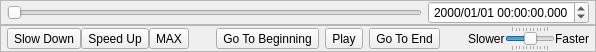
<?xml version="1.0" encoding="UTF-8"?>
<ui version="4.0">
 <class>PlaybackControls</class>
 <widget class="QWidget" name="PlaybackControls">
  <property name="geometry">
   <rect>
    <x>0</x>
    <y>0</y>
    <width>596</width>
    <height>52</height>
   </rect>
  </property>
  <property name="sizePolicy">
   <sizepolicy hsizetype="Preferred" vsizetype="Minimum">
    <horstretch>0</horstretch>
    <verstretch>0</verstretch>
   </sizepolicy>
  </property>
  <property name="windowTitle">
   <string>Form</string>
  </property>
  <layout class="QVBoxLayout" name="verticalLayout">
   <property name="spacing">
    <number>0</number>
   </property>
   <property name="leftMargin">
    <number>0</number>
   </property>
   <property name="topMargin">
    <number>0</number>
   </property>
   <property name="rightMargin">
    <number>0</number>
   </property>
   <property name="bottomMargin">
    <number>0</number>
   </property>
   <item>
    <widget class="QFrame" name="timeSliderFrame">
     <property name="sizePolicy">
      <sizepolicy hsizetype="Preferred" vsizetype="Minimum">
       <horstretch>0</horstretch>
       <verstretch>0</verstretch>
      </sizepolicy>
     </property>
     <property name="frameShape">
      <enum>QFrame::StyledPanel</enum>
     </property>
     <property name="frameShadow">
      <enum>QFrame::Raised</enum>
     </property>
     <layout class="QHBoxLayout" name="horizontalLayout">
      <property name="leftMargin">
       <number>6</number>
      </property>
      <property name="topMargin">
       <number>0</number>
      </property>
      <property name="rightMargin">
       <number>6</number>
      </property>
      <property name="bottomMargin">
       <number>0</number>
      </property>
      <item>
       <widget class="QSlider" name="timeSlider">
        <property name="sizePolicy">
         <sizepolicy hsizetype="Expanding" vsizetype="Expanding">
          <horstretch>0</horstretch>
          <verstretch>0</verstretch>
         </sizepolicy>
        </property>
        <property name="orientation">
         <enum>Qt::Horizontal</enum>
        </property>
       </widget>
      </item>
      <item>
       <widget class="QDateTimeEdit" name="dateTimeEdit">
        <property name="minimumSize">
         <size>
          <width>160</width>
          <height>0</height>
         </size>
        </property>
        <property name="toolTip">
         <string>Simulation Time</string>
        </property>
        <property name="alignment">
         <set>Qt::AlignCenter</set>
        </property>
        <property name="displayFormat">
         <string>yyyy/MM/dd HH:mm:ss.zzz</string>
        </property>
       </widget>
      </item>
     </layout>
    </widget>
   </item>
   <item>
    <widget class="QFrame" name="playFrame">
     <property name="sizePolicy">
      <sizepolicy hsizetype="Preferred" vsizetype="Minimum">
       <horstretch>0</horstretch>
       <verstretch>0</verstretch>
      </sizepolicy>
     </property>
     <property name="frameShape">
      <enum>QFrame::StyledPanel</enum>
     </property>
     <property name="frameShadow">
      <enum>QFrame::Raised</enum>
     </property>
     <layout class="QHBoxLayout" name="horizontalLayout_2">
      <property name="spacing">
       <number>6</number>
      </property>
      <property name="leftMargin">
       <number>6</number>
      </property>
      <property name="topMargin">
       <number>0</number>
      </property>
      <property name="rightMargin">
       <number>6</number>
      </property>
      <property name="bottomMargin">
       <number>0</number>
      </property>
      <item>
       <layout class="QHBoxLayout" name="playSpeedLayout">
        <property name="spacing">
         <number>0</number>
        </property>
        <property name="leftMargin">
         <number>0</number>
        </property>
        <property name="topMargin">
         <number>0</number>
        </property>
        <property name="rightMargin">
         <number>0</number>
        </property>
        <property name="bottomMargin">
         <number>0</number>
        </property>
        <item>
         <widget class="QToolButton" name="slowDownButton">
          <property name="text">
           <string>Slow Down</string>
          </property>
         </widget>
        </item>
        <item>
         <widget class="QToolButton" name="speedUpButton">
          <property name="text">
           <string>Speed Up</string>
          </property>
         </widget>
        </item>
        <item>
         <widget class="QToolButton" name="maxSpeedButton">
          <property name="text">
           <string>MAX</string>
          </property>
          <property name="checkable">
           <bool>true</bool>
          </property>
         </widget>
        </item>
       </layout>
      </item>
      <item>
       <spacer name="horizontalSpacer">
        <property name="orientation">
         <enum>Qt::Horizontal</enum>
        </property>
        <property name="sizeHint" stdset="0">
         <size>
          <width>40</width>
          <height>20</height>
         </size>
        </property>
       </spacer>
      </item>
      <item>
       <widget class="QToolButton" name="goToBeginningButton">
        <property name="toolTip">
         <string>Go To Beginning</string>
        </property>
        <property name="text">
         <string>Go To Beginning</string>
        </property>
       </widget>
      </item>
      <item>
       <widget class="QToolButton" name="playPauseButton">
        <property name="toolTip">
         <string>Play</string>
        </property>
        <property name="text">
         <string>Play</string>
        </property>
       </widget>
      </item>
      <item>
       <widget class="QToolButton" name="goToEndButton">
        <property name="toolTip">
         <string>Go To End</string>
        </property>
        <property name="text">
         <string>Go To End</string>
        </property>
       </widget>
      </item>
      <item>
       <spacer name="horizontalSpacer_2">
        <property name="orientation">
         <enum>Qt::Horizontal</enum>
        </property>
        <property name="sizeHint" stdset="0">
         <size>
          <width>40</width>
          <height>20</height>
         </size>
        </property>
       </spacer>
      </item>
      <item>
       <layout class="QHBoxLayout" name="speedSliderLayout">
        <property name="spacing">
         <number>0</number>
        </property>
        <property name="leftMargin">
         <number>0</number>
        </property>
        <property name="topMargin">
         <number>0</number>
        </property>
        <property name="rightMargin">
         <number>0</number>
        </property>
        <property name="bottomMargin">
         <number>0</number>
        </property>
        <item>
         <widget class="QLabel" name="slowerLabel">
          <property name="text">
           <string>Slower</string>
          </property>
         </widget>
        </item>
        <item>
         <widget class="QSlider" name="speedSlider">
          <property name="sizePolicy">
           <sizepolicy hsizetype="Fixed" vsizetype="Fixed">
            <horstretch>0</horstretch>
            <verstretch>0</verstretch>
           </sizepolicy>
          </property>
          <property name="minimumSize">
           <size>
            <width>0</width>
            <height>0</height>
           </size>
          </property>
          <property name="maximumSize">
           <size>
            <width>50</width>
            <height>16777215</height>
           </size>
          </property>
          <property name="toolTip">
           <string>Toggle Play Speed</string>
          </property>
          <property name="minimum">
           <number>-5</number>
          </property>
          <property name="maximum">
           <number>5</number>
          </property>
          <property name="orientation">
           <enum>Qt::Horizontal</enum>
          </property>
          <property name="tickPosition">
           <enum>QSlider::TicksBothSides</enum>
          </property>
          <property name="tickInterval">
           <number>1</number>
          </property>
         </widget>
        </item>
        <item>
         <widget class="QLabel" name="fasterLabel">
          <property name="text">
           <string>Faster</string>
          </property>
         </widget>
        </item>
       </layout>
      </item>
     </layout>
    </widget>
   </item>
  </layout>
  <action name="actionGoToBeginning">
   <property name="text">
    <string>Go To Beginning</string>
   </property>
   <property name="toolTip">
    <string>Go To Beginning</string>
   </property>
  </action>
  <action name="actionPlayPause">
   <property name="text">
    <string>PlayPause</string>
   </property>
   <property name="toolTip">
    <string>Play</string>
   </property>
   <property name="shortcut">
    <string>Ctrl+P</string>
   </property>
  </action>
  <action name="actionGoToEnd">
   <property name="text">
    <string>Go To End</string>
   </property>
   <property name="toolTip">
    <string>Go To End</string>
   </property>
  </action>
  <action name="actionSpeedUp">
   <property name="text">
    <string>Speed Up</string>
   </property>
   <property name="toolTip">
    <string>Speed Up (2x)</string>
   </property>
   <property name="shortcut">
    <string>.</string>
   </property>
  </action>
  <action name="actionSlowDown">
   <property name="text">
    <string>Slow Down</string>
   </property>
   <property name="toolTip">
    <string>Slow Down (2x)</string>
   </property>
   <property name="shortcut">
    <string>,</string>
   </property>
  </action>
  <action name="actionMaxSpeed">
   <property name="checkable">
    <bool>true</bool>
   </property>
   <property name="text">
    <string>Max Speed</string>
   </property>
   <property name="toolTip">
    <string>Max Speed</string>
   </property>
   <property name="shortcut">
    <string>M</string>
   </property>
  </action>
 </widget>
 <resources/>
 <connections/>
</ui>
